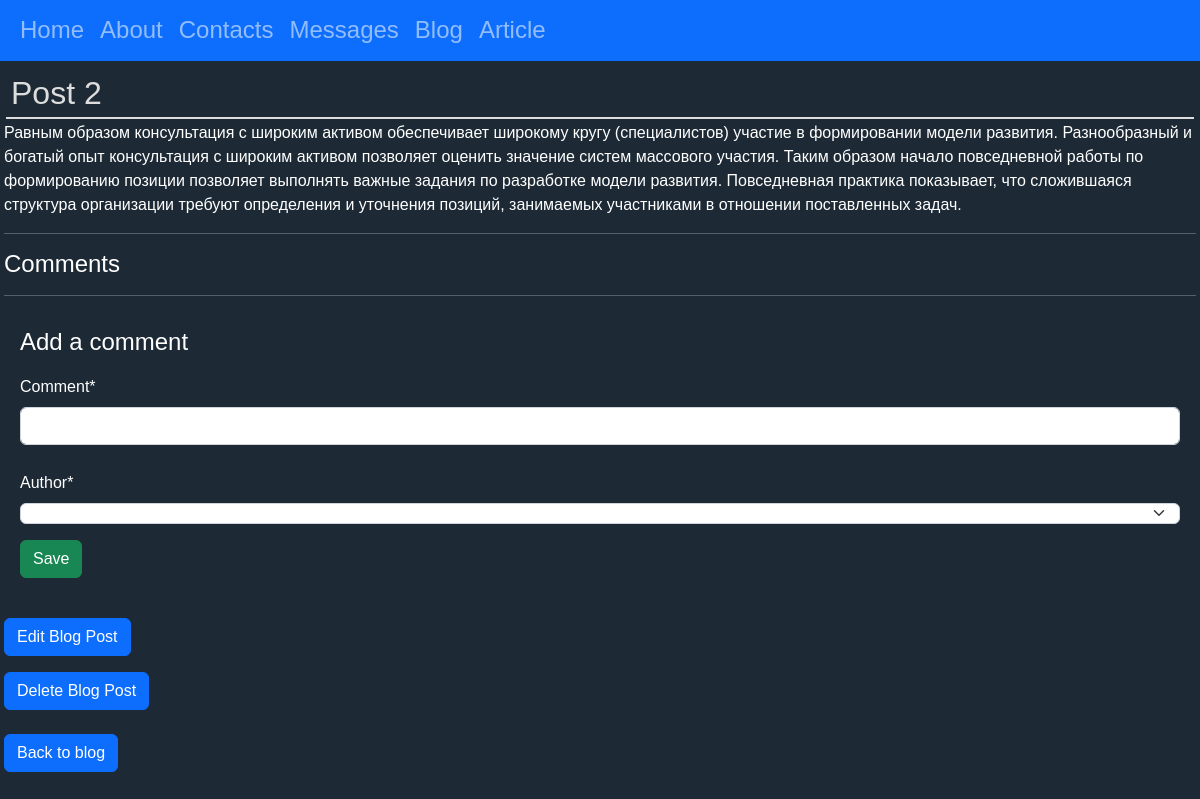
The app's page /blog/post/2/, older data.
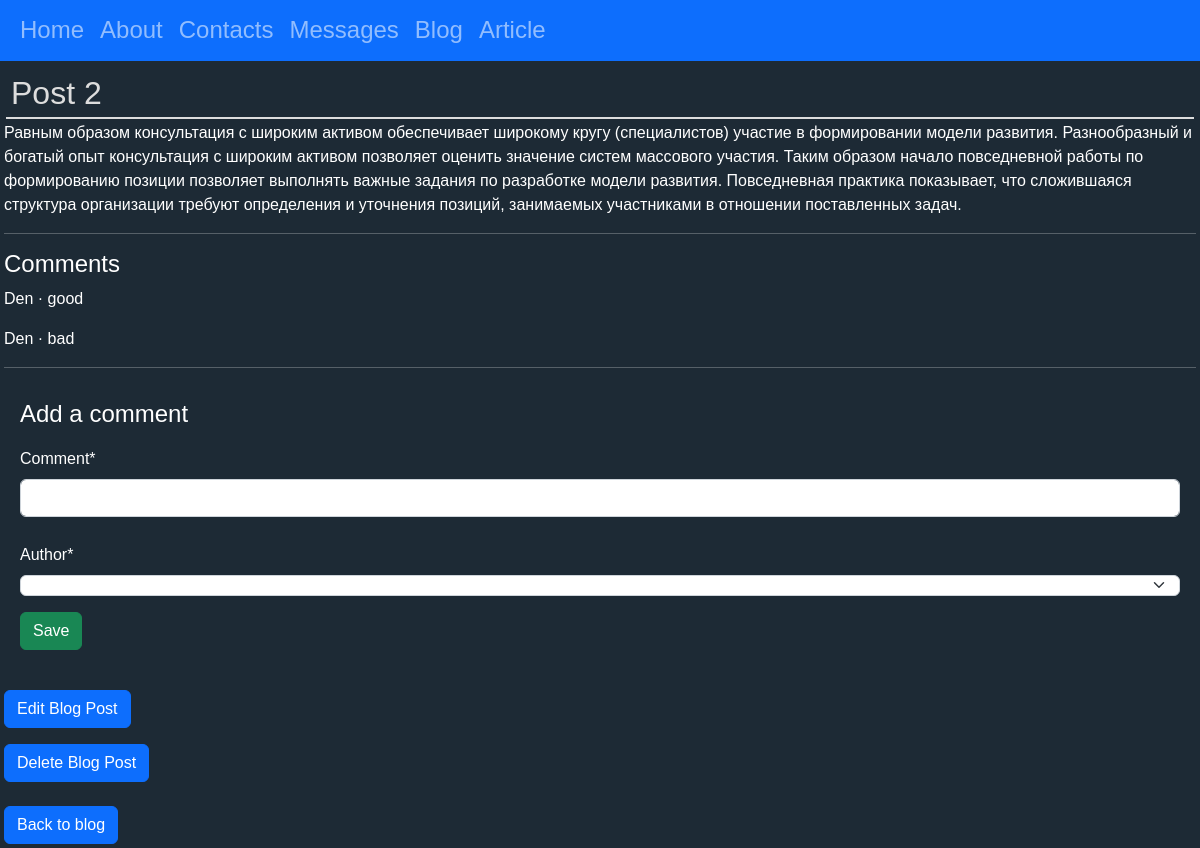
The same page, newer data.
### blog/models.py (models this page shows, shortened)
class CommentPost(models.Model):
    post = models.ForeignKey(Post, on_delete=models.CASCADE)
    comment = models.CharField(max_length=140)
    date = models.DateTimeField(auto_now_add=True)
    author = models.ForeignKey("auth.User", on_delete=models.CASCADE)
    def __str__(self):
        return self.comment

### blog/views.py (the view, shortened to what this page needs)
# urls.py: path("post/<int:pk>/", BlogDetailView.as_view(), name="post_detail"),
class BlogDetailView(View):
    def get(self, request, *args, **kwargs):
        view = CommentGet.as_view()
        return view(request, *args, **kwargs)

### blog/forms.py
class CommentForm(forms.ModelForm):
    class Meta:
        model = CommentPost
        fields = ("comment", "author")

### blog/views.py (called while the page is built)
    def get_context_data(self, **kwargs):
        context = super().get_context_data(**kwargs)
        context["form"] = CommentForm()
        return context

### templates/post_detail.html (shortened to what this page needs)
{% extends "base.html" %}
{% load crispy_forms_tags %}
{% block content %}
    <div class="post_detail">
        <h2>{{ post.title }}</h2>
        <p>{{ post.body }}</p>
        <hr>
        <h4 class="text-white">Comments</h4>
        {% for comment in post.commentpost_set.all %}
        <p class="text-white">{{ comment.author }} &middot; {{ comment }}</p>
        {% endfor %}
        <hr>
        <div class="p-3">
            <h4>Add a comment</h4>
            <form action="" method="post">
                {{ form|crispy }}
                <button class="btn btn-success ml-2" type="submit">Save</button>
            </form>
        </div>
        <br>
        <a  class= "btn btn-primary mb-3" href="{% url 'post_edit' post.pk %}">Edit Blog Post</a>
        <br>
        <a  class= "btn btn-primary" href="{% url 'post_delete' post.pk %}">Delete Blog Post</a>
        <br>
        <br>
        <a  class= "btn btn-primary" href="{% url 'blog' %}">Back to blog</a>
    </div>
{% endblock content %}

Row changes from the older to the newer data that the page shows:
added CommentPost: author "Den", comment "good"
added CommentPost: author "Den", comment "bad"
